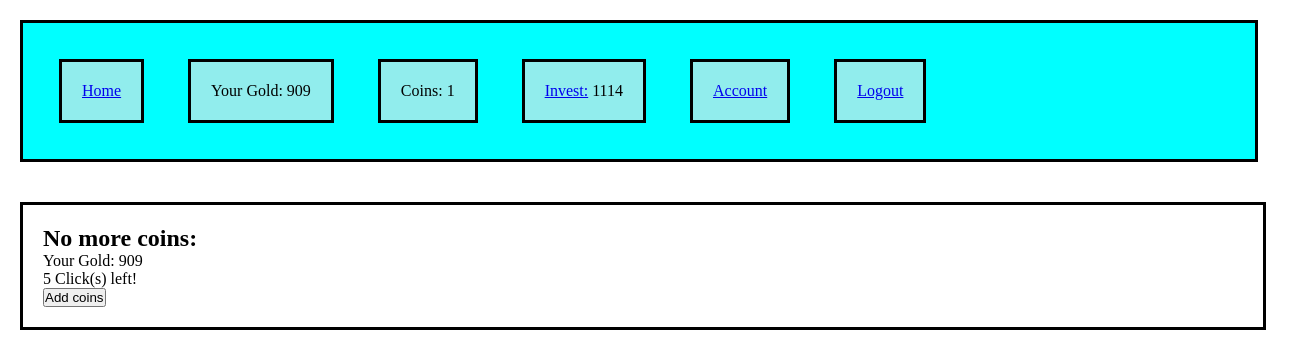
/no_more_coins (signed in), run on an earlier commit of the app's database.
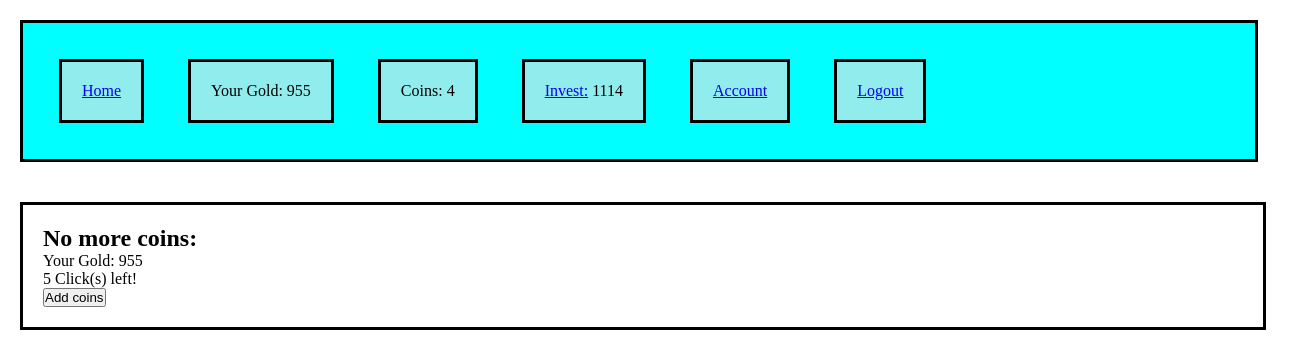
And on a later commit of the database.
### app1/models.py (models this page shows)
class User(models.Model):
    email = models.CharField(max_length=100)
    username =models.CharField(max_length=100)
    password = models.CharField(max_length=100)
    account_balance = models.IntegerField()
    coins = models.IntegerField()
    invested_balance = models.IntegerField()
    date_joined = models.DateTimeField(auto_now_add=True)
    investment_click_counter = models.IntegerField()
    coin_click_counter = models.IntegerField()
    level = models.IntegerField()
    objects = UserManager()

### app1/views.py (the view)
# urls.py: path('no_more_coins',views.no_more_coins),
def no_more_coins(request):
    user = User.objects.get(id=request.session['user_id'])
    context = {
    "user":user
}
    return render(request, "no_more_coins.html",context)

### app1/templates/no_more_coins.html (shortened to what this page needs)
<!DOCTYPE html>
<html>
  <head>
    {% load static %}
    <link rel="stylesheet" href="{% static 'css/invest.css' %}">
  </head>
  <body>
    <div id='above_wrapper'>
      <div><p><a href='/'>Home</a> </p></div>
      <div><p>Your Gold: {{user.account_balance}}</p></div>
      <div><p>Coins: {{user.coins}}</p></div>
      <div><p><a href='/display_invest'>Invest:</a> {{user.invested_balance}}</p></div>
      <div><p><a href='/display_account'>Account</a></p></div>
      <div><p><a href='/logout'>Logout</a></p></div>
</div>
        <div id='no_more_coins'><h2>No more coins:</h2>
        <p>Your Gold: {{user.account_balance}}</p>
        <p>{{user.coin_click_counter}} Click(s) left!</p>
        <form  action="/add_coins" method="post">
            <button name='add_coins' type="submit">Add coins</button>
        </form>
      </div>
  </body>
</html>

What changed in the data, as far as the page shows it:
changed User: account_balance "909" → "955"; coins "1" → "4"
